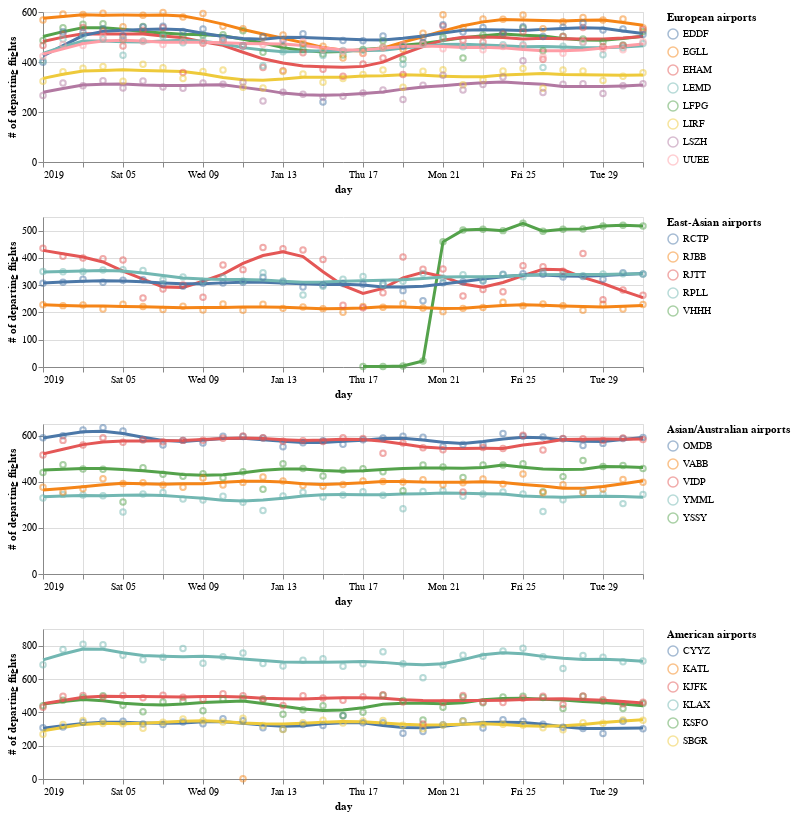

The code cell stored with this chart in its notebook:
### Code cell
result

### Figure 1 — Vega-Lite specification as saved in the notebook (floating-point values rounded to 4 significant figures; data arrays with more than 128 entries replaced by an {"elided": "..."} marker saying what was removed)
{"config": {"view": {"continuousWidth": 400, "continuousHeight": 300}}, "vconcat": [{"layer": [{"mark": "line", "encoding": {"color": {"field": "airport", "type": "nominal"}, "size": {"condition": {"value": 1, "selection": {"not": "selector009"}}, "value": 3}, "x": {"field": "day", "type": "temporal"}, "y": {"field": "count", "type": "quantitative"}}, "transform": [{"filter": {"field": "airport", "oneOf": ["LFPG", "EGLL", "EHAM", "EDDF", "LEMD", "LIRF", "LSZH", "UUEE"]}}, {"loess": "count", "on": "day", "bandwidth": 0.2, "groupby": ["airport"]}]}, {"mark": "point", "encoding": {"color": {"field": "airport", "legend": {"title": "European airports"}, "type": "nominal"}, "opacity": {"value": 0.5}, "x": {"field": "day", "type": "temporal"}, "y": {"field": "count", "title": "# of departing flights", "type": "quantitative"}}, "selection": {"selector009": {"type": "single", "nearest": true, "on": "mouseover", "fields": ["airport"]}}, "transform": [{"filter": {"field": "airport", "oneOf": ["LFPG", "EGLL", "EHAM", "EDDF", "LEMD", "LIRF", "LSZH", "UUEE"]}}]}], "height": 150, "width": 600}, {"layer": [{"mark": "line", "encoding": {"color": {"field": "airport", "type": "nominal"}, "size": {"condition": {"value": 1, "selection": {"not": "selector010"}}, "value": 3}, "x": {"field": "day", "type": "temporal"}, "y": {"field": "count", "type": "quantitative"}}, "transform": [{"filter": {"field": "airport", "oneOf": ["VHHH", "RJBB", "RJTT", "RKSI", "RCTP", "RPLL"]}}, {"loess": "count", "on": "day", "bandwidth": 0.2, "groupby": ["airport"]}]}, {"mark": "point", "encoding": {"color": {"field": "airport", "legend": {"title": "East-Asian airports"}, "type": "nominal"}, "opacity": {"value": 0.5}, "x": {"field": "day", "type": "temporal"}, "y": {"field": "count", "title": "# of departing flights", "type": "quantitative"}}, "selection": {"selector010": {"type": "single", "nearest": true, "on": "mouseover", "fields": ["airport"]}}, "transform": [{"filter": {"field": "airport", "oneOf": ["VHHH", "RJBB", "RJTT", "RKSI", "RCTP", "RPLL"]}}]}], "height": 150, "width": 600}, {"layer": [{"mark": "line", "encoding": {"color": {"field": "airport", "type": "nominal"}, "size": {"condition": {"value": 1, "selection": {"not": "selector011"}}, "value": 3}, "x": {"field": "day", "type": "temporal"}, "y": {"field": "count", "type": "quantitative"}}, "transform": [{"filter": {"field": "airport", "oneOf": ["YSSY", "YMML", "OMDB", "VABB", "VIDP", "WSSS"]}}, {"loess": "count", "on": "day", "bandwidth": 0.2, "groupby": ["airport"]}]}, {"mark": "point", "encoding": {"color": {"field": "airport", "legend": {"title": "Asian/Australian airports"}, "type": "nominal"}, "opacity": {"value": 0.5}, "x": {"field": "day", "type": "temporal"}, "y": {"field": "count", "title": "# of departing flights", "type": "quantitative"}}, "selection": {"selector011": {"type": "single", "nearest": true, "on": "mouseover", "fields": ["airport"]}}, "transform": [{"filter": {"field": "airport", "oneOf": ["YSSY", "YMML", "OMDB", "VABB", "VIDP", "WSSS"]}}]}], "height": 150, "width": 600}, {"layer": [{"mark": "line", "encoding": {"color": {"field": "airport", "type": "nominal"}, "size": {"condition": {"value": 1, "selection": {"not": "selector012"}}, "value": 3}, "x": {"field": "day", "type": "temporal"}, "y": {"field": "count", "type": "quantitative"}}, "transform": [{"filter": {"field": "airport", "oneOf": ["CYYZ", "KSFO", "KLAX", "KATL", "KJFK", "SBGR"]}}, {"loess": "count", "on": "day", "bandwidth": 0.2, "groupby": ["airport"]}]}, {"mark": "point", "encoding": {"color": {"field": "airport", "legend": {"title": "American airports"}, "type": "nominal"}, "opacity": {"value": 0.5}, "x": {"field": "day", "type": "temporal"}, "y": {"field": "count", "title": "# of departing flights", "type": "quantitative"}}, "selection": {"selector012": {"type": "single", "nearest": true, "on": "mouseover", "fields": ["airport"]}}, "transform": [{"filter": {"field": "airport", "oneOf": ["CYYZ", "KSFO", "KLAX", "KATL", "KJFK", "SBGR"]}}]}], "height": 150, "width": 600}], "data": {"name": "data-2806c2705c196d80fdb7939eeb49ce19"}, "resolve": {"scale": {"color": "independent"}}, "$schema": "https://vega.github.io/schema/vega-lite/v4.17.0.json", "datasets": {"data-2806c2705c196d80fdb7939eeb49ce19": {"elided": "806 records"}}}
